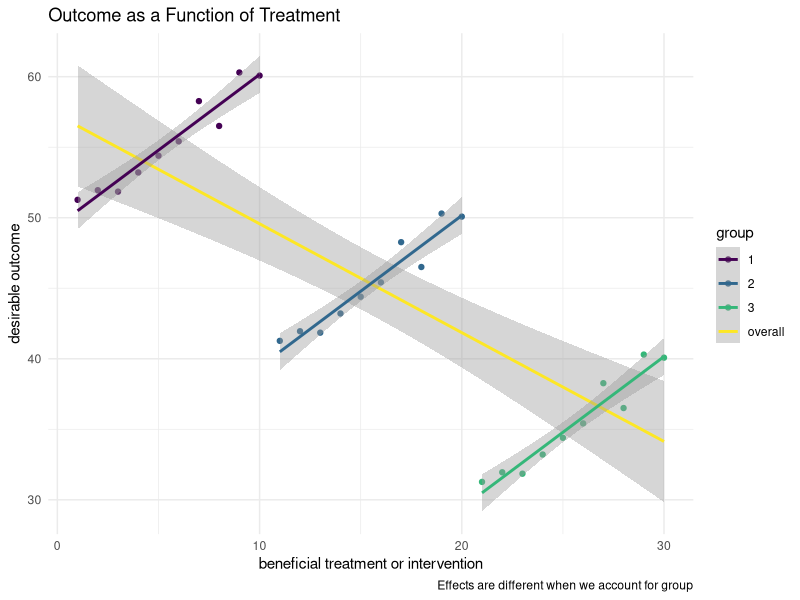

Reproduce this figure in R.
## ---- chunk 1

library(ggplot2) # beautiful graphs

## ---- chunk 2

e <- rnorm(10, 0, 1) # error

# group 1

group1 <- rep(1, 10)

x1 <- seq(1,10)

y1 <- 50 + x1 + e

# group 2

group2 <- rep(2, 10)

x2 <- seq(11, 20)

y2 <- 30 + x2 + e

# group 3

group3 <- rep(3, 10)

x3 <- seq(21, 30)

y3 <- 10 + x3 + e

# combine into a dataframe

x <- c(x1, x2, x3)

y <- c(y1, y2, y3)

group <- factor(c(group1, group2, group3))

mydata <- data.frame(x, y, group) 

## ---- chunk 3

ggplot(mydata, 
             aes(x = x,
                 y = y)) + 
  geom_point(aes(color = group)) + # points with group color
  geom_smooth(method = "lm", 
              aes(color = "overall")) + # overall smoother
  geom_smooth(aes(color = group), # smoothers with group color
              method = "lm") + 
  scale_color_viridis_d(option = "viridis") +
  labs(title = "Outcome as a Function of Treatment",
       x = "beneficial treatment or intervention",
       y = "desirable outcome",
       caption = "Effects are different when we account for group") +
  theme_minimal()


